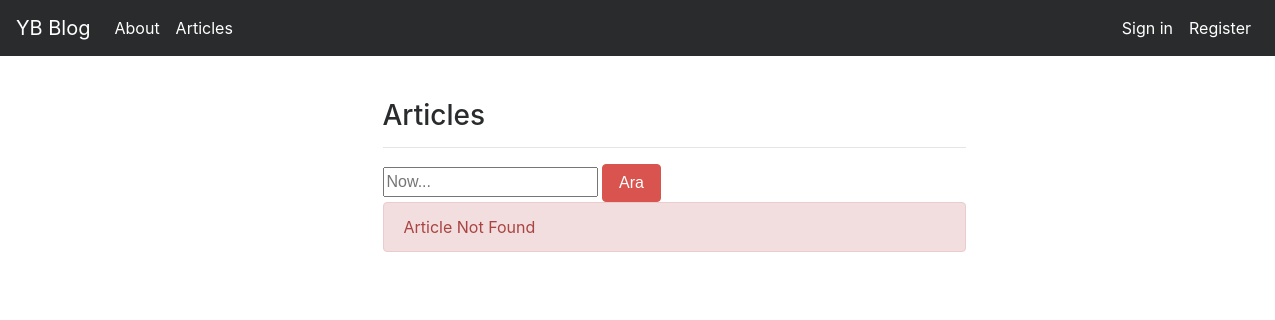
The page /articles/ on the database as committed earlier.
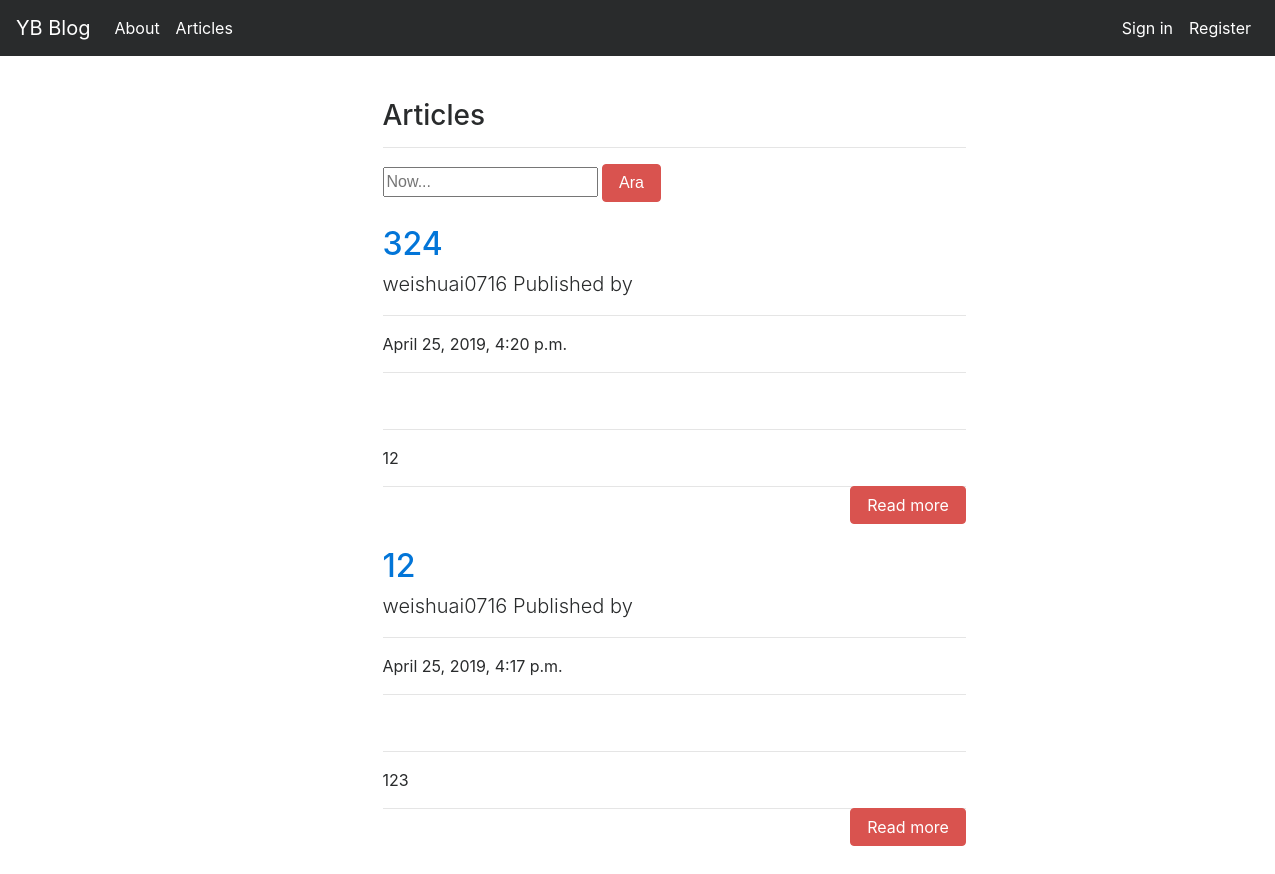
The same page on the database as committed later.
### article/models.py (models this page shows, shortened)
class Article(models.Model):
    author = models.ForeignKey("auth.User",on_delete = models.CASCADE,verbose_name = "Author ")
    title = models.CharField(max_length = 50,verbose_name = "Title")
    content = RichTextField()
    created_date = models.DateTimeField(auto_now_add=True,verbose_name="Date Created")
    article_image = models.FileField(blank = True,null = True,verbose_name="Add Photos to Article")
    class Meta:
        ordering = ['-created_date']

### article/views.py (the view)
# urls.py: path('',views.articles,name = "articles"),
def articles(request):
    keyword = request.GET.get("keyword")
    if keyword:
        articles = Article.objects.filter(title__contains = keyword)
        return render(request,"articles.html",{"articles":articles})
    articles = Article.objects.all()
    return render(request,"articles.html",{"articles":articles})

### templates/articles.html (shortened to what this page needs)
{% extends "layout.html" %}
{% block body %}
<div class ="row">
        <div class="col-md-10 offset-md-3">
            <div class="col-lg-8">
                <h3>Articles</h3>
                <hr>
                </div>
        </div>
</div>
<div class ="row">
    <div class="col-md-10 offset-md-3">
        <div class="col-lg-8">
            <form>
                <input type="text" name = "keyword" class="input-sm" maxlength="64" placeholder="Now...">
              <button type="submit" class="btn btn-danger">Ara</button>
            </form>
      </div>
    </div>
</div>
{% if articles %}
{% for article in articles %}
<div class="row">
    <div class="col-md-10 offset-md-3">
    <div class="col-lg-8">
      <a href="{% url 'article:detail' article.id %}"><h2 class="mt-4">{{article.title}}</h2></a>
      <p class="lead">
        {{article.author.username}} Published by
      </p>
      <hr>
      <p>{{article.created_date}}</p>
      <hr>
      <hr>
      <p class="lead">
          {{article.content|safe|truncatewords:50}}
      </p>
      <a style ="float : right;" href="{% url 'article:detail' article.id %}" class ="btn btn-danger">Read more</a>
      <hr>
        </div>
      </div>
      </div>
{% endfor %}
{% else %}
<div class ="row">
    <div class="col-md-10 offset-md-3">
        <div class="col-lg-8">
<div class = "alert alert-danger">
   Article Not Found
</div>
</div>
</div>
</div>
{% endif %}
{% endblock body %}

### templates/layout.html (shortened to what this page needs)
<!DOCTYPE html>
{% load static %}
<html lang="en">
<head>
    <link rel="stylesheet" href="{% static 'css/bootstrap.min.css' %}">
</head>
<body>
        {% include "includes/navbar.html" %}
        <div style = "margin-top : 100px; margin-bottom:100px;" class = "container">
            {% block body %}
            {% endblock body %}
        </div>
    </body>
</html>

### templates/includes/navbar.html (shortened to what this page needs)
<nav class="navbar navbar-toggleable-md navbar-inverse fixed-top bg-inverse">
        <a class="navbar-brand" href="{% url 'index'  %}">YB Blog</a>
        <div class="collapse navbar-collapse" id="navbarCollapse">
          <ul class="navbar-nav mr-auto">
            <li class="nav-item active">
              <a class="nav-link" href="{% url 'about'  %}">About</a>
            </li>
            <li class="nav-item active">
                <a class="nav-link" href="{% url 'article:articles'  %}">Articles</a>
            </li>
          </ul>
          <ul class="navbar-nav ml-auto">
          {% if request.user.is_authenticated %}
          <li class="nav-item active">
            <a class="nav-link" href="{% url 'article:dashboard'  %}">Control Board</a>
          </li>
          <li class="nav-item active">
            <a class="nav-link" href="{% url 'user:logout'  %}">Log out</a>
          </li>
          {% else %}
          <li class="nav-item active">
            <a class="nav-link" href="{% url 'user:login'  %}">Sign in</a>
          </li>
          {% endif %}
          <li class="nav-item active">
            <a class="nav-link" href="{% url 'user:register'  %}">Register</a>
          </li>
          </ul>
        </div>
</nav>

Rows that differ between the two databases and show on the page:
added Article: title "324", author.username "weishuai0716", created_date "April 25, 2019, 4:20 p.m.", content "12"
added Article: title "12", author.username "weishuai0716", created_date "April 25, 2019, 4:17 p.m.", content "123"
Other text that changed with them:
text no longer shown: "Article Not Found"
